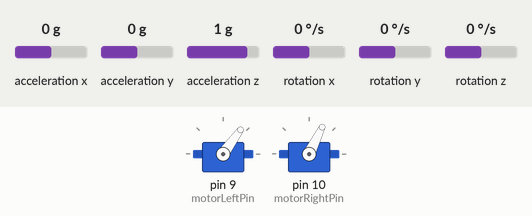
This sketch was run on a simulated Arduino Uno, built with avr-gcc and run on an emulated ATmega328P. On the bench: 2 × servo. The inputs (shaded band) are chosen by the test bench; at power-on: rotation z 0 °/s, acceleration x 0 g, acceleration y 0 g, acceleration z 1 g, rotation x 0 °/s, rotation y 0 °/s. What the sketch prints to the serial monitor is not drawn.

Above: at 14.6 s.
14.7 s: rotation z set to -192 °/s
At 15.4 s:
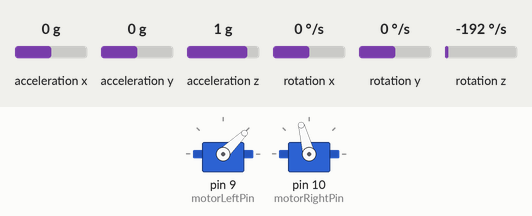
17.7 s: rotation z set to 0 °/s
At 19.0 s:
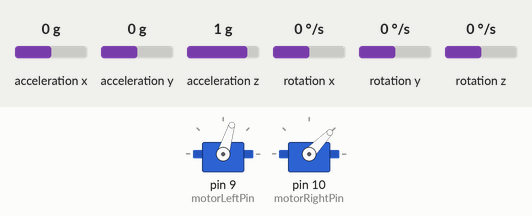
20.7 s: rotation z set to 100 °/s
At 20.99 s:
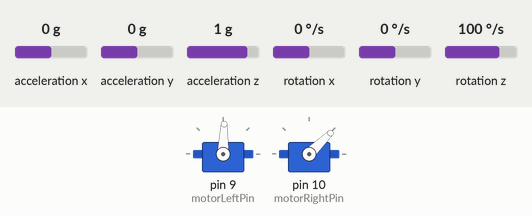
23.7 s: rotation z set to 192 °/s
Timing chart, 0 to 27.7 s (numbered marks = the images above; inputs shaded):
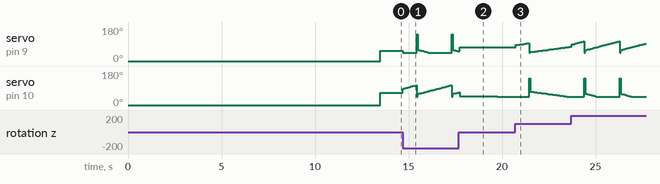

The sketch:

BoatV3.ino
```cpp
#include <Wire.h>
#include <Servo.h>
//#include <PID_v1.h>
#include <MPU6050.h>

Servo escLeft;
Servo escRight;

MPU6050 mpu;

const int motorLeftPin = 9;
const int motorRightPin = 10;

// Time keeper
unsigned long lastTime_G = 0;
unsigned long lastTime_PID = 0;

// Z rotation
double yaw = 0;

// Gyroscope filtering parameter
double gyroBias = 0;

// PID Variables
// Desire Heading
double setpoint;

// Boat parameters
double baseSpeed = 1155;

// PID parameters
double Kp = 1.2, Ki = 0.02, Kd = 1.0;

// PID Variables
double prevError = 0;
double integral = 0;

// Path tracking
int currentLeg = 0;
unsigned long legStartTime;

// Leg Timing
unsigned long leg1Time = 25000;
unsigned long turnTime = 25000;
unsigned long leg3Time = 40000;

void setup() {
  Serial.begin(9600);
  Wire.begin();

  mpu.initialize();
  if (!mpu.testConnection()) {
    Serial.println("MPU6050 connection failed!");
    while (1);
  }
  Serial.println("MPU6050 initialized successfully.");


  // Attach ESCs
  escLeft.attach(motorLeftPin);
  escRight.attach(motorRightPin);

  // Start with neutral throttle
  escLeft.writeMicroseconds(0);
  escRight.writeMicroseconds(0);

  delay(5000);

  calibrateGyro();

  setpoint = 0;
  delay(5000);

  legStartTime = millis();
}

void loop() {

  unsigned long currentTime = millis();
  unsigned long dt = currentTime - legStartTime;


  switch (currentLeg) {
    case 0:
      // Leg 1: Go straight at heading = 0 for about 40 seconds
      setpoint = 30;
      if (dt > leg1Time) {
        legStartTime = currentTime;
        currentLeg++;
        integral = 0;
        prevError = 0;
      }
      break;
    case 1:
      // Leg 2: Curve Left
      setpoint = 90;
      if (dt > turnTime) {
        legStartTime = currentTime;
        currentLeg++;
        integral = 0;
        prevError = 0;
      }
      break;
    case 2:
      // Leg 3: Aim Home
      setpoint = 170;
      if (dt > leg3Time) {
        legStartTime = currentTime;
        currentLeg++;
      }
      break;
  }

  double current = readHeading();
  double correction = 1.15 * computePID(setpoint, current);

  double LMS = baseSpeed - correction;
  double RMS = baseSpeed + correction;

  LMS = constrain(LMS, 1000, 2000);
  RMS = constrain(RMS, 1000, 2000);

  escLeft.writeMicroseconds(LMS);
  escRight.writeMicroseconds(RMS);

  delay(50);
}

// Read heading from gyroscope
double readHeading() {
  unsigned long currentTime_G = millis();
  // Time in seconds
  float dt = (currentTime_G - lastTime_G) / 1000.0;
  lastTime_G = currentTime_G;

  int16_t gx, gy, gz;
  mpu.getRotation(&gx, &gy, &gz);

  // Covert gyro raw value (degrees per second)
  float gyroYawRate = (gz - gyroBias) / 131.0;
  // Integrate to get yaw angle
  yaw += gyroYawRate * dt;
  // Apply drift correction
  //yaw *= alpha;

  // Apply clamping
  if (yaw < 0) yaw += 360;
  if (yaw > 360) yaw -= 360;

  return yaw;
}

// Calibrate Gyroscope Offset
void calibrateGyro() {
    Serial.println("Calibrating gyroscope... Keep the sensor still!");
    long sum = 0;
    int samples = 500;

    for (int i = 0; i < samples; i++) {
        int16_t gx, gy, gz;
        mpu.getRotation(&gx, &gy, &gz);
        sum += gz;
        delay(5);
    }

    gyroBias = sum / (float)samples;  // Get average bias
    Serial.print("Gyro bias: ");
    Serial.println(gyroBias);
}

// Returns correction data
double computePID(double target, double current)
{
  // Get elapsed time
  unsigned long currentTime_PID = millis();
  double dt = (currentTime_PID - lastTime_PID) / 1000.0;
  lastTime_PID = currentTime_PID;

  // Compute shortest path error (-180 to 180)
  double error = target - current;
  if (error > 180) error -= 360;
  if (error < -180) error += 360;

  // Integral term (sum of errors)
  integral += error * dt;

  // Derivative term (rate of change of error)
  double derivative = (error - prevError) / dt;
  prevError = error;

  // Compute PID output
  double output = (Kp * error) + (Ki * integral) + (Kd * derivative);
  return output;
}
```

Measured:
- after the input at 14.7 s, servo on pin 9 (motorLeftPin): ramps from 141° to 44° and jumps back, once every 1.9 s; servo on pin 10 (motorRightPin): ramps from 44° to 105° and jumps back, once every 1.9 s
